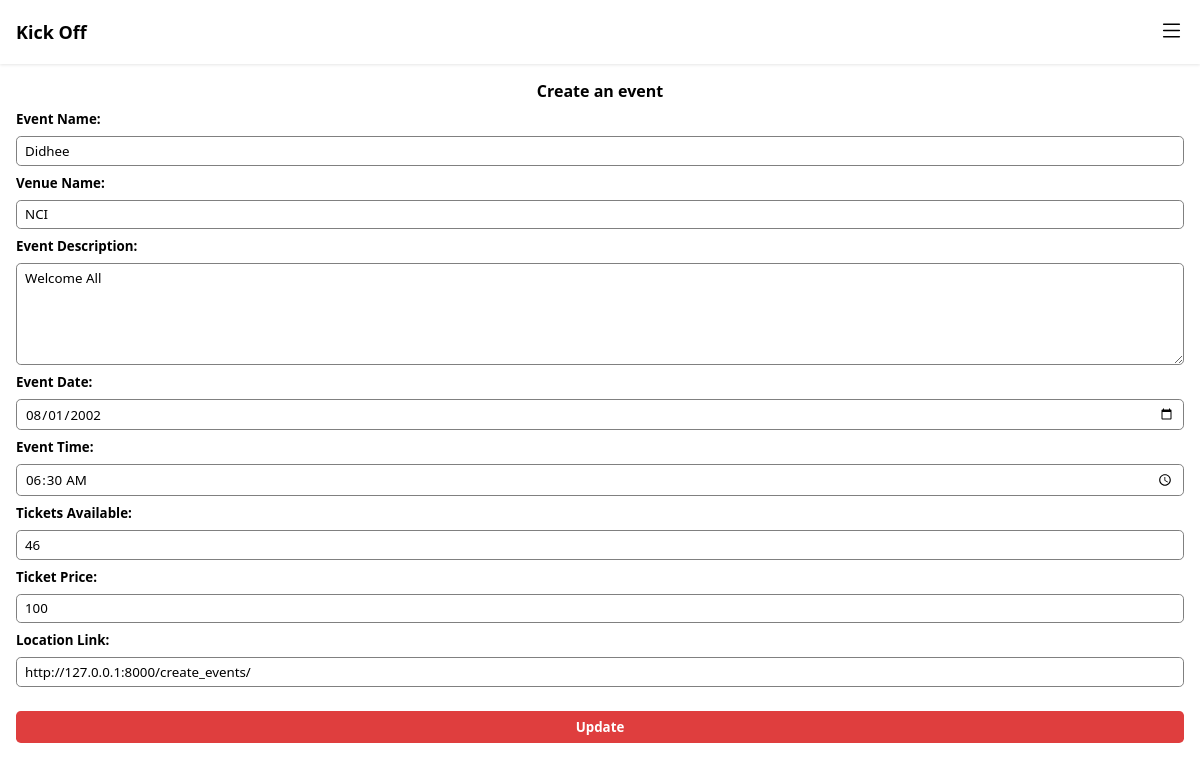
The page /view_scheduled_events/1/edit (signed in) on the database as committed earlier.
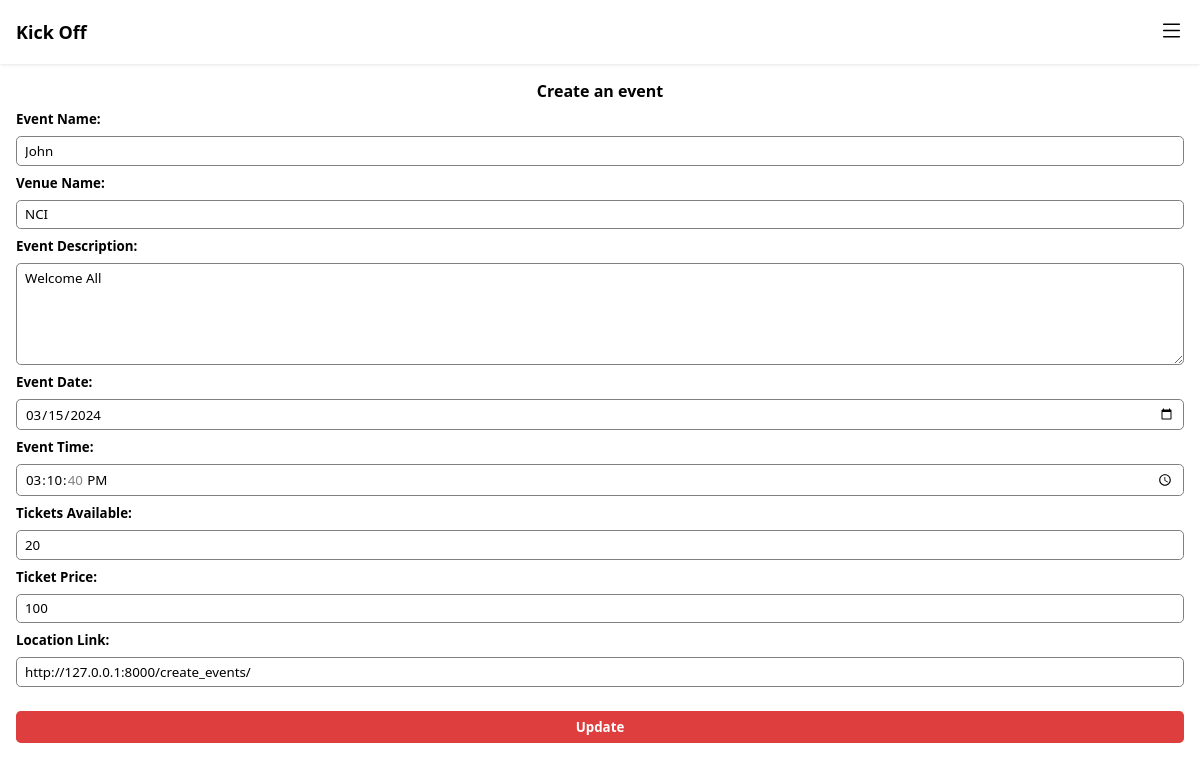
The same page on the database as committed later.
### Kick_Off/models.py (models this page shows)
class Event(models.Model):
    event_name = models.CharField(max_length=100)
    event_venue_name = models.CharField(max_length=100)
    event_description = models.TextField()
    event_date = models.DateField()
    event_time = models.TimeField()
    event_number_of_tickets = models.IntegerField()
    event_ticket_price = models.IntegerField()
    event_location_link = models.URLField(max_length=200)
    organisation_name = models.CharField(max_length=100)
    organisation = models.ForeignKey(
        CustomUser, on_delete=models.CASCADE, related_name='events_created')
    created = models.DateTimeField(auto_now_add=True)
    updated = models.DateTimeField(auto_now=True)

### Kick_Off/views.py (the view)
@login_required(login_url="login")
def view_scheduled_event_details_edit(request, id):
    if not request.user.is_organisation:
        return redirect('login')
    event_edit = Event.objects.filter(organisation=request.user, id=id)[0]
    if request.method == 'POST':
        form = CreateEventsForm(request.POST, instance=event_edit)
        if form.is_valid():
            form.save()
            return redirect('view_scheduled_events')
    form = CreateEventsForm(instance=event_edit)
    return render(request, 'create_events.html', {'title': 'Scheduled Event Edit - Kick Off', 'create_events_form': form, 'event_edit': event_edit, 'submit_button_value': "Update"})

### Kick_Off/templates/create_events.html
{% extends 'index.html' %} {% block main %}
<main class="create_events">
  <p>Create an event</p>
  <form method="POST" autocomplete="off">
    {% csrf_token %} {{ create_events_form }}
    <input
      type="submit"
      value="{{ submit_button_value }}"
      class="create_events_button"
    />
  </form>
</main>
{% endblock %}

Rows that differ between the two databases and show on the page:
changed Event "NCI": event_name "Didhee" → "John"; event_date "08/01/2002" → "03/15/2024"; event_time "06:30:00" → "15:10:40"; event_number_of_tickets "46" → "20"
